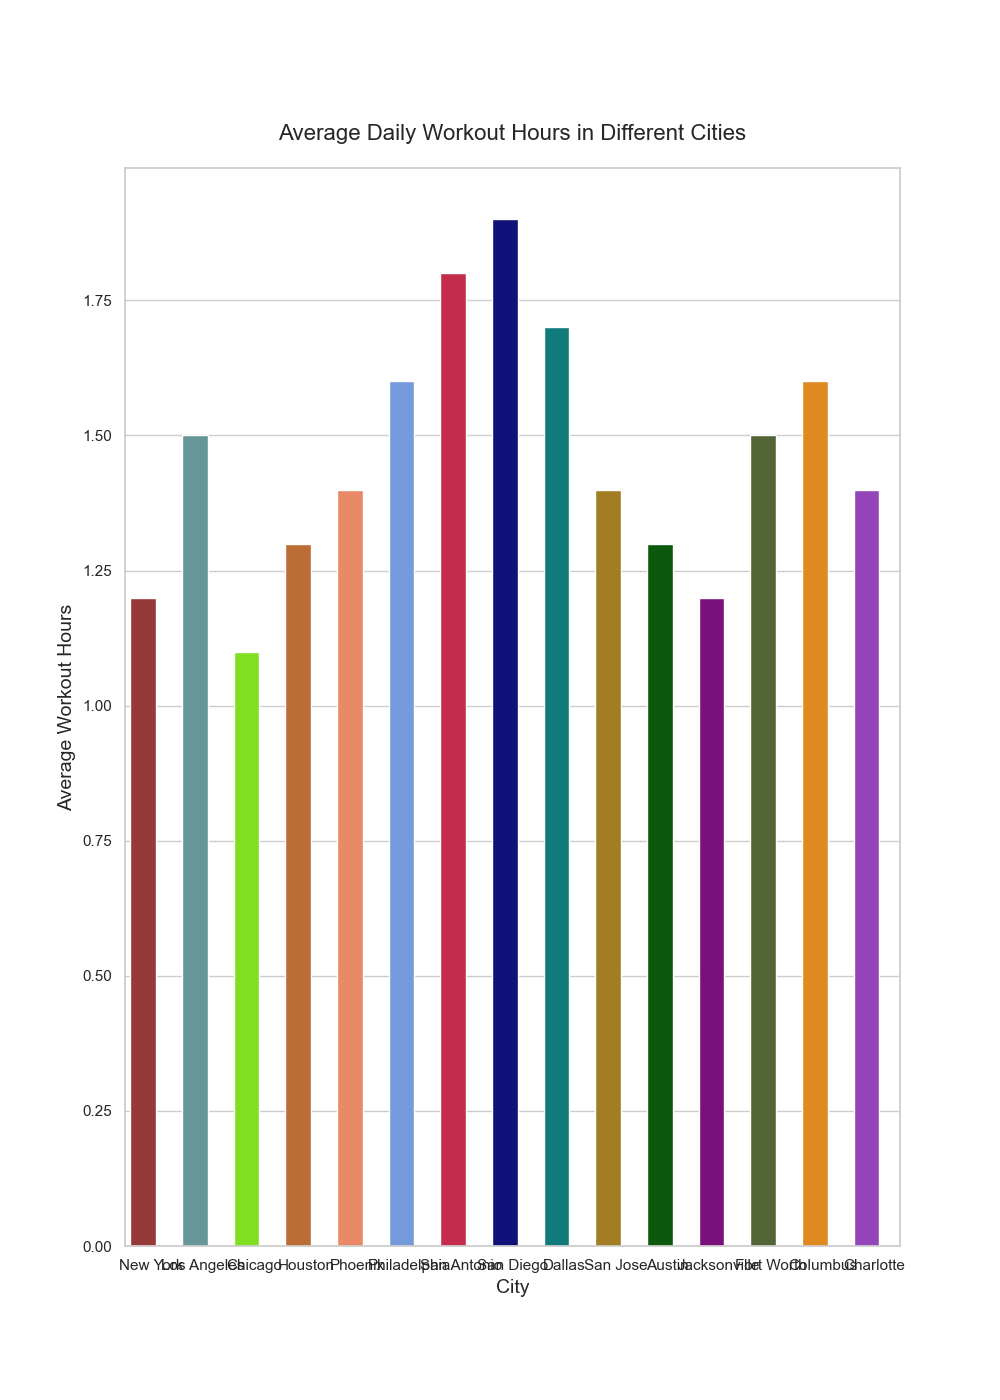

Write Python code to recreate this figure.

import seaborn as sns
import pandas as pd
import matplotlib.pyplot as plt

data = {
    'city': ['New York', 'Los Angeles', 'Chicago', 'Houston', 'Phoenix', 'Philadelphia',
             'San Antonio', 'San Diego', 'Dallas', 'San Jose', 'Austin', 'Jacksonville',
             'Fort Worth', 'Columbus', 'Charlotte'],
    'average_workout_hours': [1.2, 1.5, 1.1, 1.3, 1.4, 1.6, 1.8, 1.9, 1.7, 1.4, 1.3, 1.2, 1.5, 1.6, 1.4]
}

df = pd.DataFrame(data)

plt.figure(figsize=(10, 14))
barplot = sns.barplot(
    x='city',
    y='average_workout_hours',
    data=df,
    palette=['#A52A2A', '#5F9EA0', '#7FFF00', '#D2691E', '#FF7F50', '#6495ED', '#DC143C', '#00008B', '#008B8B',
             '#B8860B', '#006400', '#8B008B', '#556B2F', '#FF8C00', '#9932CC'],
    orient='v'
)

for bar in barplot.patches:
    bar.set_width(0.5)

plt.title('Average Daily Workout Hours in Different Cities', fontsize=16, pad=20)
plt.ylabel('Average Workout Hours', fontsize=14)
plt.xlabel('City', fontsize=14)

plt.show()
